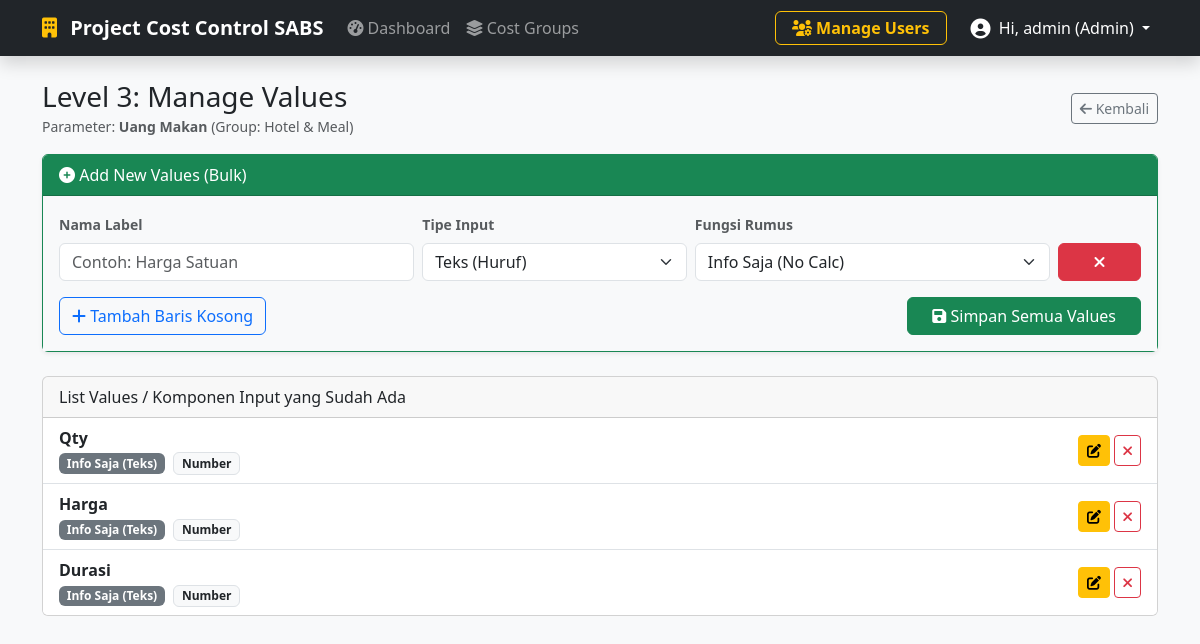
The page /manage_fields.php?id=25 (signed in) on the database its author committed.
### tables this page shows
CREATE TABLE `cost_parameters` (
  `id` int(11) NOT NULL,
  `group_id` int(11) NOT NULL,
  `parameter_name` varchar(150) NOT NULL
);

CREATE TABLE `cost_groups` (
  `id` int(11) NOT NULL,
  `group_name` varchar(100) NOT NULL,
  `created_by_role` enum('admin','karyawan') NOT NULL DEFAULT 'admin'
);

CREATE TABLE `parameter_fields` (
  `id` int(11) NOT NULL,
  `parameter_id` int(11) NOT NULL,
  `field_label` varchar(100) NOT NULL,
  `field_type` enum('text','number') NOT NULL,
  `field_role` enum('general','multiplier','price','extra') DEFAULT 'general'
);

### manage_fields.php (the view, shortened to what this page needs)
<?php
require 'config.php';
require 'header.php';
$param_id = $_GET['id'] ?? 0;
$stmt = $pdo->prepare("SELECT cp.*, cg.group_name, cg.id as group_id FROM cost_parameters cp JOIN cost_groups cg ON cp.group_id = cg.id WHERE cp.id = ?");
$stmt->execute([$param_id]);
$param = $stmt->fetch();
$editData = null;
$fields = $pdo->prepare("SELECT * FROM parameter_fields WHERE parameter_id = ? ORDER BY id ASC");
$fields->execute([$param_id]);
$fieldList = $fields->fetchAll();
?>
<div class="d-flex justify-content-between align-items-center mb-3">
    <div>
        <h3 class="mb-0">Level 3: Manage Values</h3>
        <small class="text-muted">Parameter: <strong><?= htmlspecialchars($param['parameter_name']) ?></strong> (Group: <?= htmlspecialchars($param['group_name']) ?>)</small>
    </div>
    <a href="group_detail.php?id=<?= $param['group_id'] ?>" class="btn btn-outline-secondary btn-sm"><i class="fas fa-arrow-left"></i> Kembali</a>
</div>
<div class="card border-success mb-4 shadow-sm">
    <div class="card-header bg-success text-white d-flex justify-content-between align-items-center">
        <span>
            <?php if($editData): ?>
                <i class="fas fa-edit"></i> Edit Value Field
            <?php else: ?>
                <i class="fas fa-plus-circle"></i> Add New Values (Bulk)
            <?php endif; ?>
        </span>
    </div>
    <div class="card-body bg-light">
        <?php if($editData): ?>
            <form method="POST" class="row g-3">
                <input type="hidden" name="edit_id" value="<?= $editData['id'] ?>">
                <div class="col-md-4">
                    <label class="form-label small fw-bold">Nama Label</label>
                    <input type="text" name="label" class="form-control" value="<?= htmlspecialchars($editData['field_label']) ?>" required>
                </div>
                <div class="col-md-3">
                    <label class="form-label small fw-bold">Tipe Input</label>
                    <select name="type" class="form-select">
                        <option value="text" <?= $editData['field_type']=='text'?'selected':'' ?>>Teks (Huruf)</option>
                        <option value="number" <?= $editData['field_type']=='number'?'selected':'' ?>>Angka (Numeric)</option>
                    </select>
                </div>
                <div class="col-md-3">
                    <label class="form-label small fw-bold">Fungsi Rumus</label>
                    <select name="role" class="form-select">
                        <option value="general" <?= $editData['field_role']=='general'?'selected':'' ?>>Info Saja (No Calc)</option>
                        <option value="price" <?= $editData['field_role']=='price'?'selected':'' ?>>Nominal Utama (Harga)</option>
                        <option value="multiplier" <?= $editData['field_role']=='multiplier'?'selected':'' ?>>Pengali (Durasi/Qty)</option>
                        <option value="extra" <?= $editData['field_role']=='extra'?'selected':'' ?>>Extra (Bonus)</option>
                    </select>
                </div>
                <div class="col-md-2 d-flex align-items-end">
                    <button type="submit" name="save_edit_field" class="btn btn-warning w-100">Update</button>
                    <a href="manage_fields.php?id=<?= $param_id ?>" class="btn btn-secondary ms-1">Batal</a>
                </div>
            </form>
        <?php else: ?>
            <form method="POST" id="bulkForm">
                <div id="fields_container">
                    </div>
                <div class="mt-3 d-flex justify-content-between">
                    <button type="button" class="btn btn-outline-primary" onclick="addEmptyRow()">
                        <i class="fas fa-plus"></i> Tambah Baris Kosong
                    </button>
                    <button type="submit" name="save_bulk_fields" class="btn btn-success px-4">
                        <i class="fas fa-save"></i> Simpan Semua Values
                    </button>
                </div>
            </form>
        <?php endif; ?>
    </div>
</div>
<div class="card">
    <div class="card-header">List Values / Komponen Input yang Sudah Ada</div>
    <ul class="list-group list-group-flush">
        <?php foreach($fieldList as $f): ?>
        <li class="list-group-item d-flex justify-content-between align-items-center">
            <div>
                <strong><?= htmlspecialchars($f['field_label']) ?></strong>
                <br>
                <?php if($f['field_role'] == 'multiplier'): ?>
                    <span class="badge bg-danger">Pengali (x)</span>
                <?php elseif($f['field_role'] == 'price'): ?>
                    <span class="badge bg-success">Nominal Utama (Harga)</span>
                <?php elseif($f['field_role'] == 'extra'): ?>
                    <span class="badge bg-info text-dark">Extra/Bonus (+checkbox)</span>
                <?php else: ?>
                    <span class="badge bg-secondary">Info Saja (Teks)</span>
                <?php endif; ?>
                <span class="badge bg-light text-dark border ms-1"><?= ucfirst($f['field_type']) ?></span>
            </div>
            <div>
                <a href="manage_fields.php?id=<?= $param_id ?>&edit_field=<?= $f['id'] ?>" class="btn btn-sm btn-warning"><i class="fas fa-edit"></i></a>
                <a href="manage_fields.php?id=<?= $param_id ?>&del_field=<?= $f['id'] ?>" class="btn btn-sm btn-outline-danger" onclick="return confirm('Hapus?')"><i class="fas fa-times"></i></a>
            </div>
        </li>
        <?php endforeach; ?>
    </ul>
</div>
<?php require 'footer.php'; ?>

### rows shown on the page
cost_parameters: parameter_name "Uang Makan", group.group_name "Hotel & Meal"
parameter_fields: field_label "Qty", field_role "Info Saja (Teks)", field_type "Number"
parameter_fields: field_label "Harga", field_role "Info Saja (Teks)", field_type "Number"
parameter_fields: field_label "Durasi", field_role "Info Saja (Teks)", field_type "Number"

### other values the page prints
$_SESSION['username'] "admin"
$userRole "Admin"
